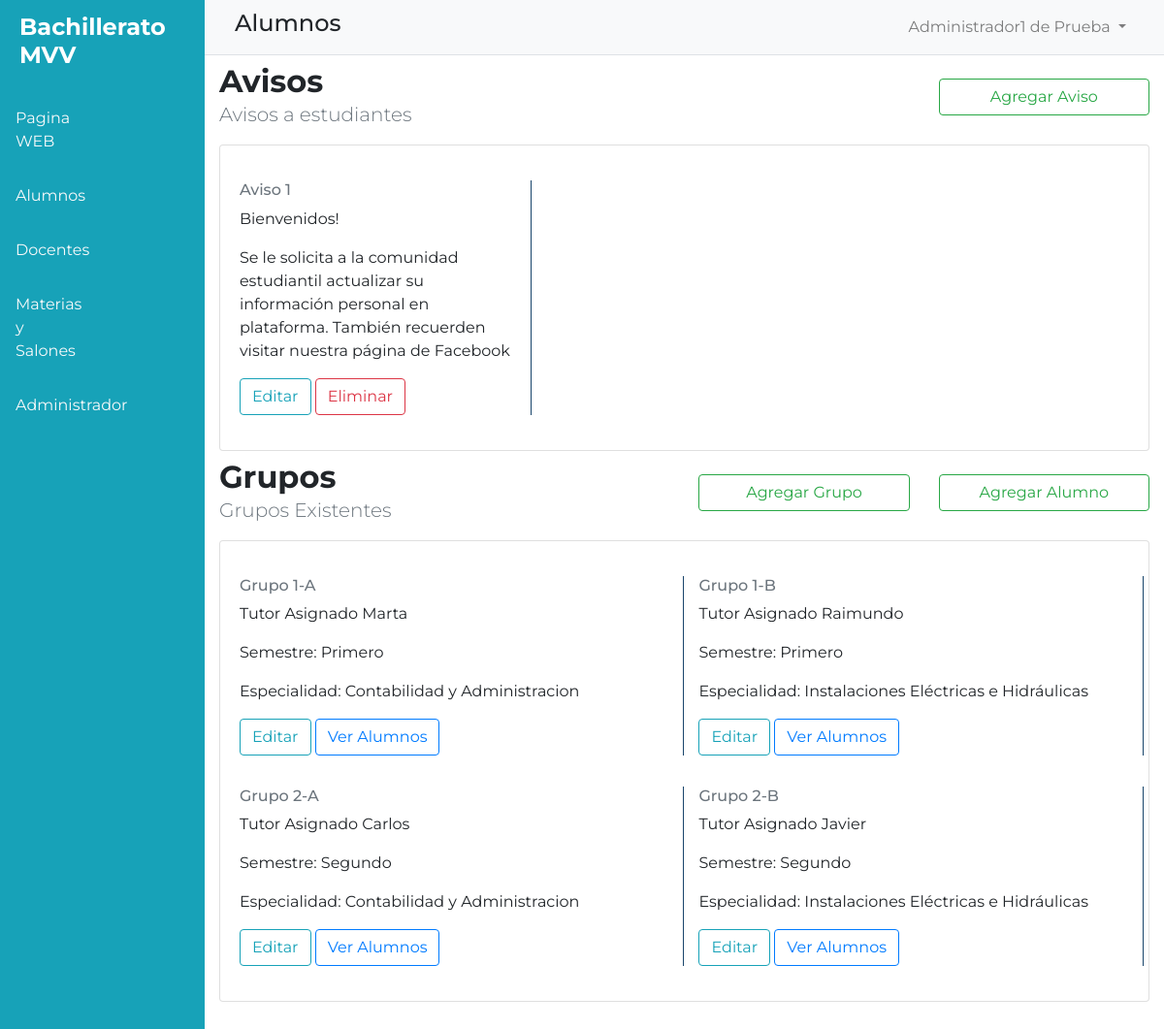
The page /portal-administrativo-alumnos.php (signed in) on the database its author committed.
### tables this page shows
CREATE TABLE `anuncios_alumnos` (
  `id` int(11) NOT NULL,
  `fecha` date DEFAULT NULL,
  `titulo` varchar(45) DEFAULT NULL,
  `descripcion` varchar(500) DEFAULT NULL,
  `enlace` varchar(150) DEFAULT NULL,
  `imagen` longblob DEFAULT NULL
);

CREATE TABLE `grupos` (
  `nombre` varchar(45) NOT NULL,
  `tutor` varchar(45) DEFAULT NULL,
  `semestre` varchar(45) DEFAULT NULL,
  `especialidad` varchar(100) DEFAULT NULL
);

### portal-administrativo-alumnos.php (the view, shortened to what this page needs)
<?php include "TEMPLETES/dashboard-admin.php";
?>
      <div class="w-100">
        <nav class="navbar navbar-expand-lg navbar-light bg-light border-bottom">
          <div class="container">
          <h4>Alumnos</h4>
          <div class="collapse navbar-collapse" id="navbarSupportedContent">
            <ul class="navbar-nav ml-auto">
              <li class="nav-item dropdown ml-4">
                <a class="nav-link dropdown-toggle" href="#" id="navbarDropdown" role="button" data-toggle="dropdown" aria-haspopup="true" aria-expanded="false">
                <?php
                  echo $_SESSION["nombre"] ," ", $_SESSION["apellidop"]," ", $_SESSION["apellidom"];
                ?>
                </a>
              </li>
            </ul>
          </div>
          </div>
        </nav>
        <div id="content">
            <section>
            <div class="container mt-2">
              <div class="row">
                <div class="col-lg-9">
                  <h2 class="font-weight-bold mb-0">Avisos</h2>
                  <p class="lead text-muted">Avisos a estudiantes</p>
                </div>
                <div class="col-lg-3 mt-3">
                  <a href="./crear-aviso-alumnos.php"><button class="btn btn-outline-success w-100 aling-self-center">Agregar Aviso</button></a>
                </div>
              </div>
            </div>
          </section>
          <section>
            <div class="container">
              <div class="card">
                <div class="card-body">
                  <div class="row">
                    <?php
                      include "CONF/conexion.php";
                      $sql=$conexion->query("SELECT * FROM anuncios_alumnos ");
                      while($datos = $sql->fetch_object()){?>
                      <div class="col-lg-4 stat my-3">
                        <h6 class="text-muted">Aviso <?= $datos->id ?></h6>
                         <p><?= $datos->titulo ?></p>
                         <p><?= $datos->descripcion ?></p>
                         <a href="./editar-aviso-alumno.php?id=<?= $datos->id ?>"><button class="btn btn-outline-info">Editar</button></a>
                         <a  onclick="return eliminar()"  href="./portal-administrativo-alumnos.php?id=<?= $datos->id ?>"><button class="btn btn-outline-danger">Eliminar</button></a>
                      </div>
                      <?php
                      }
                      ?>
                  </div>
                </div>
              </div>
            </div>
          </section>
          <section>
            <div class="container mt-2">
              <div class="row">
                <div class="col-lg-6">
                  <h2 class="font-weight-bold mb-0">Grupos</h2>
                  <p class="lead text-muted">Grupos Existentes</p>
                </div>
                <div class="col-lg-3 mt-3">
                  <a href="./crear-grupo.php"><button class="btn btn-outline-success w-100 aling-self-center">Agregar Grupo</button></a>
                </div>
                <div class="col-lg-3 mt-3">
                  <a href="./crear-alumno.php"><button class="btn btn-outline-success w-100 aling-self-center">Agregar Alumno</button></a>
                </div>
              </div>
            </div>
          </section>
          <section>
            <div class="container">
              <div class="card">
                <div class="card-body">
                  <div class="row">
                    <?php
                      include "CONF/conexion.php";
                      $sql=$conexion->query("SELECT * FROM grupos ");
                      while($datos = $sql->fetch_object()){?>
                      <div class="col-lg-6 stat my-3">
                        <h6 class="text-muted">Grupo <?= $datos->nombre ?></h6>
                         <p>Tutor Asignado <?= $datos->tutor ?></p>
                         <p>Semestre: <?= $datos->semestre ?></p>
                         <p>Especialidad: <?= $datos->especialidad ?></p>
                         <a href="./editar-grupo.php?nombre=<?= $datos->nombre ?>"><button class="btn btn-outline-info">Editar</button></a>
                         <a href="./listar-alumnos.php?grupo=<?= $datos->nombre ?>"><button class="btn btn-outline-primary">Ver Alumnos</button></a>
                      </div>
                      <?php
                      }
                      ?>
                  </div>
                </div>
              </div>
            </div>
          </section>
        </div>
      </div>
<?php include "TEMPLETES/pie-dashboard-admin.php";?>

### CSS/estilo-portal-admin.css (style rules this page uses)
:root { --color1: #F8F1F1; --color2: #11698E; --color3: #19456B; --color4: #7B113A; --color5: black; }
body { font-family: 'Montserrat','Roboto',sans-serif !important; overflow: hidden; }
#content { overflow-y: auto; height: 100vh; padding-bottom: 5rem; }
.stat { border-right: 1px solid var(--color3) ; }

### rows shown on the page
anuncios_alumnos: id "1", titulo "Bienvenidos!", descripcion "Se le solicita a la comunidad estudiantil actualizar su información personal en plataforma. También recuerden visitar nuestra página de Facebook"
grupos: nombre "1-A", tutor "Marta", semestre "Primero", especialidad "Contabilidad y Administracion"
grupos: nombre "1-B", tutor "Raimundo", semestre "Primero", especialidad "Instalaciones Eléctricas e Hidráulicas"
grupos: nombre "2-A", tutor "Carlos", semestre "Segundo", especialidad "Contabilidad y Administracion"
grupos: nombre "2-B", tutor "Javier", semestre "Segundo", especialidad "Instalaciones Eléctricas e Hidráulicas"

### other values the page prints
$_SESSION["nombre"] "Administrador1"
$_SESSION["apellidop"] "de"
$_SESSION["apellidom"] "Prueba"
